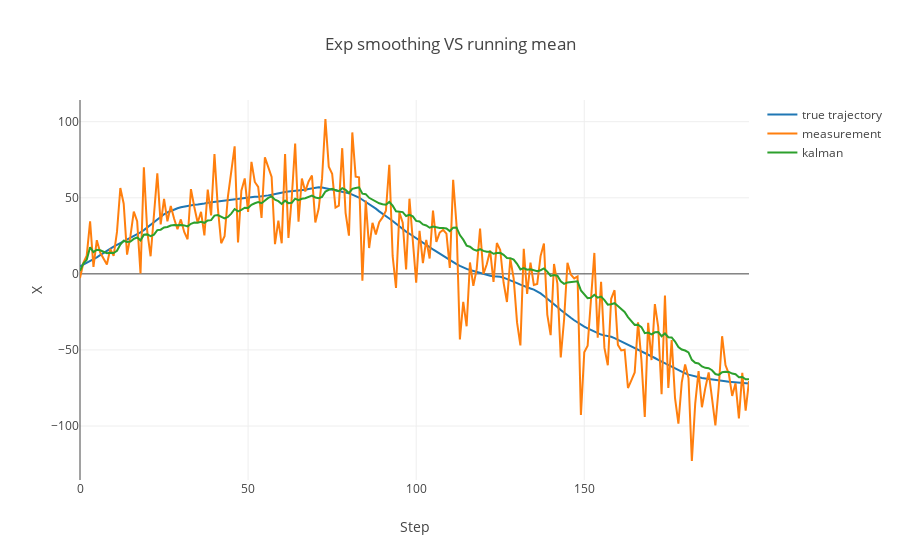

Notebook source saved alongside this figure:
### Code cell
data = [
    go.Scatter(
        y=tr,
        name='true trajectory'
    ),
    go.Scatter(
        y=msr,
        name='measurement'
    ),
    go.Scatter(
        y=kalman_1(msr, Q=5, R=1000),
        name='kalman'
    ),
]

layout= go.Layout(
    title= 'Exp smoothing VS running mean',
    xaxis= dict(
        title= 'Step',
    ),
    yaxis=dict(
        title= 'X',
    ),
    showlegend= True
)
fig= go.Figure(data=data, layout=layout)
iplot(fig)

### Figure 1 — Plotly figure (JSON) as saved in the notebook; plotly's stock layout.template omitted (floating-point values rounded to 4 significant figures; data arrays with more than 128 entries replaced by an {"elided": "..."} marker saying what was removed)
{"data": [{"name": "true trajectory", "type": "scatter", "uid": "f3bc9b28-cbbe-11e8-a2ba-90004ea64a86", "y": {"elided": "200 float values"}}, {"name": "measurement", "type": "scatter", "uid": "f3bc9b29-cbbe-11e8-bd87-90004ea64a86", "y": {"elided": "200 float values"}}, {"name": "kalman", "type": "scatter", "uid": "f3bc9b2a-cbbe-11e8-a062-90004ea64a86", "y": {"elided": "200 float values"}}], "layout": {"showlegend": true, "title": "Exp smoothing VS running mean", "xaxis": {"title": "Step"}, "yaxis": {"title": "X"}}}
